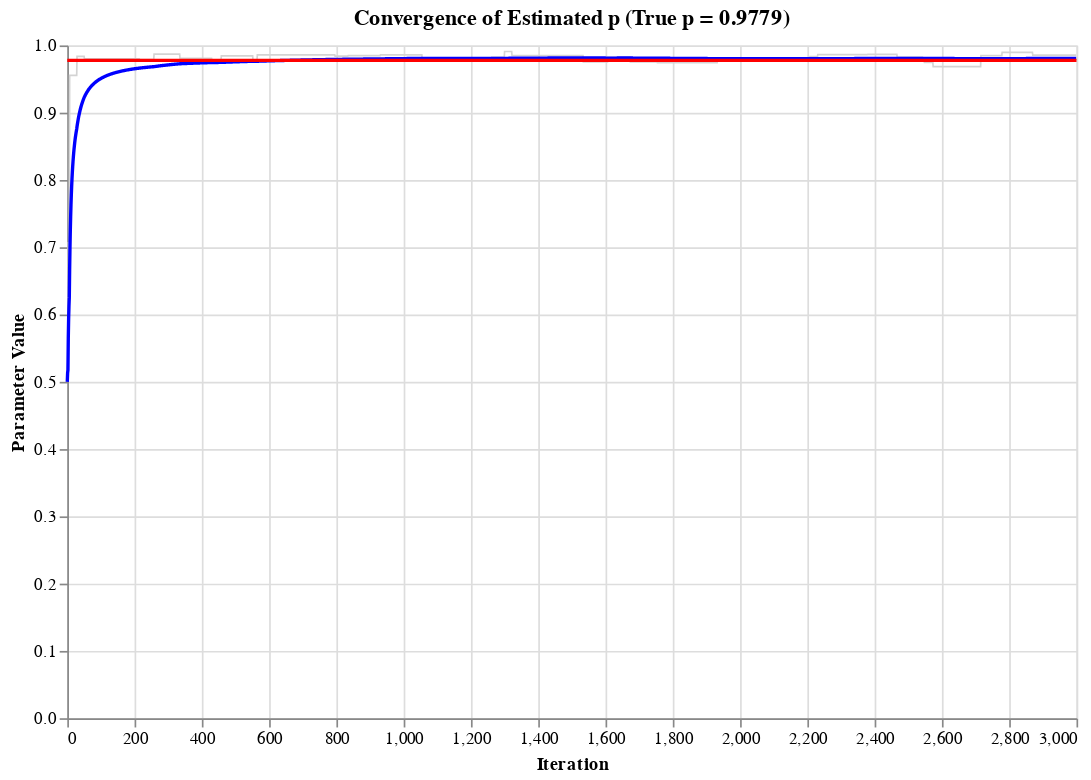

Write notebook code for a chart like this one.
### Code cell


### Figure 1 — Vega-Lite specification as saved in the notebook (floating-point values rounded to 4 significant figures; data arrays with more than 128 entries replaced by an {"elided": "..."} marker saying what was removed)
{"config": {"view": {"continuousWidth": 300, "continuousHeight": 300}}, "layer": [{"data": {"name": "data-1a26c14702c68a3255aa7cf74e5fc04c"}, "mark": {"type": "line", "color": "lightgray", "strokeWidth": 1}, "encoding": {"x": {"field": "Iteration", "title": "Iteration", "type": "quantitative"}, "y": {"field": "Chain Value", "scale": {"domain": [0, 1]}, "title": "Parameter Value", "type": "quantitative"}}}, {"data": {"name": "data-1a26c14702c68a3255aa7cf74e5fc04c"}, "mark": {"type": "line", "color": "blue", "strokeWidth": 2}, "encoding": {"x": {"field": "Iteration", "title": "Iteration", "type": "quantitative"}, "y": {"field": "Running Mean", "type": "quantitative"}}}, {"data": {"name": "data-6f128046bb4adc183a39426b4fa457df"}, "mark": {"type": "rule", "color": "red", "strokeWidth": 2}, "encoding": {"y": {"field": "y", "type": "quantitative"}}}], "height": 400, "title": "Convergence of Estimated p (True p = 0.9779)", "width": 600, "$schema": "https://vega.github.io/schema/vega-lite/v5.20.1.json", "datasets": {"data-1a26c14702c68a3255aa7cf74e5fc04c": {"elided": "3000 records"}, "data-6f128046bb4adc183a39426b4fa457df": [{"y": 0.9779}]}}
